Frame 1 (no input): blank canvas, image omitted
Frame 60 (the mouse pressed at the canvas centre just before this capture): blank canvas, image omitted
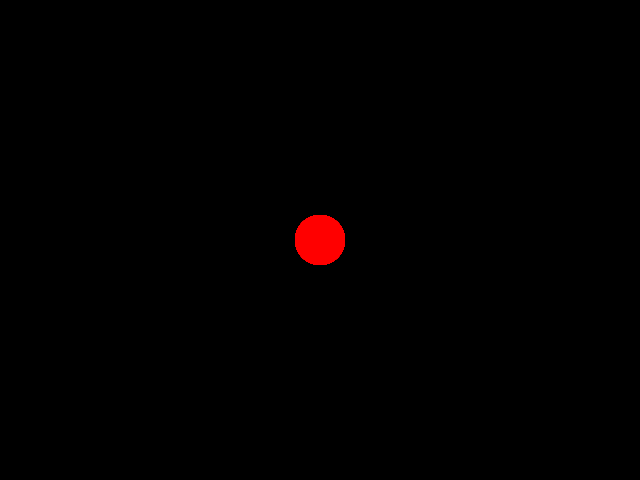
Frame 120 (the mouse held since frame 60 and released just before this capture)

The Processing sketch whose frames 1 and 60 were blank and that drew this single picture after the mouse press (run headless with seeded random() and noise(); from frame 60 on, the mouse is pressed at the canvas centre):

// Processing sketch: InClassCode_Simple_Drawing
// ── InClassCode_Simple_Drawing.pde
/*
This is a simple drawing program
*/

color currentColor;  //declared currentColor

//Once at the beginning
void setup() {
  size(640, 480); //set window size
  background(0, 0, 0);  //init background to black
  
  currentColor = color(255, 0, 0); //init currentColor to red
}

//On an on until the break of dawn...and then on some more
void draw() {
  noStroke(); //turn off the stroke around shapes
  
  if(mousePressed){  //if the mouse is pressed
    fill(currentColor);  //set the fill to currentColor
    ellipse(mouseX, mouseY, 50, 50);  //draw an ellipse at the mouse position
  }
}

//called when a key is pressed
void keyPressed(){
  println("A key was pressed: " + key); //print out the key pressed
  
  if(key == 'b'){  //if a 'b' was pressed
    currentColor = color(0, 0, 255);  //set currentColor to blue
  } else if(key == 'g'){  //if 'g' was pressed
    currentColor = color(0, 255, 0);  //set the currentColor to green
  } else if(key == ' '){  //if the spacebar was pressed
    background(0, 0, 0);  //reset the background
  }
}
